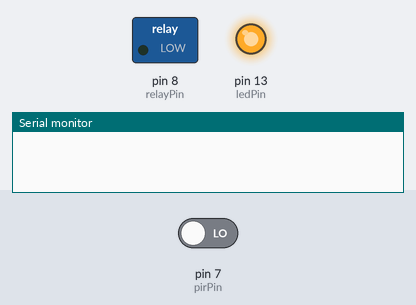
A sketch run on a simulated Arduino Uno, built with avr-gcc and run on an emulated ATmega328P. On the bench: switched loads named in the sketch (green lamp = pin HIGH), output pins drawn as LEDs (lit = HIGH), the last lines printed to the serial monitor. Dashed ring = blinking. Inputs (shaded band) come from the test bench; at power-on: pin 7 (pirPin) LOW.

Above: at 2.8 s.
2.9 s: pin 7 (pirPin) driven HIGH
At 3.8 s:
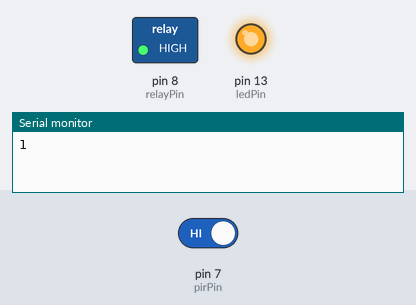
7.0 s: pin 7 (pirPin) driven LOW
At 8.0 s:
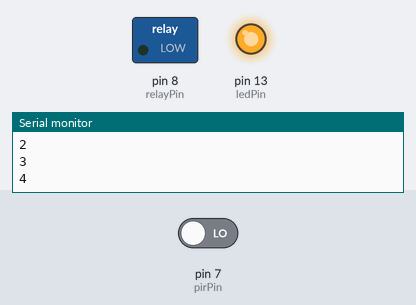
Timing chart, 0 to 10.0 s (numbered marks = the images above; inputs shaded):
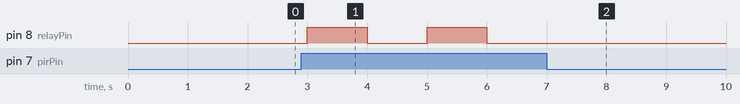

Measured:
- after the input at 2.9 s, pin 8 (relayPin): alternates HIGH for 1.0 s and LOW for 1.0 s, starting after 0.10 s
- after the input at 7.0 s, pin 8 (relayPin): stops changing and stays LOW

The sketch:

Home-Automation-PIR.ino
```cpp
int relayPin = 8;
int pirPin = 7;
int ledPin = 13;
int status =0;
int counter = 0;
void setup(){
  Serial.begin(9600);
  pinMode(ledPin, OUTPUT);
 // pinMode(pirPin, INPUT);
 pinMode(pirPin, INPUT);
  pinMode(relayPin,  OUTPUT);
  digitalWrite(ledPin, HIGH);
}

void loop(){
  status = digitalRead(pirPin);
  if(status == HIGH)
  {
    counter = counter + 1;
    if(counter % 2 == 0){
     digitalWrite(relayPin,LOW);
    }else{
      digitalWrite(relayPin,HIGH);
    }
    Serial.println(counter);
  }
  delay(1000);
}
```
